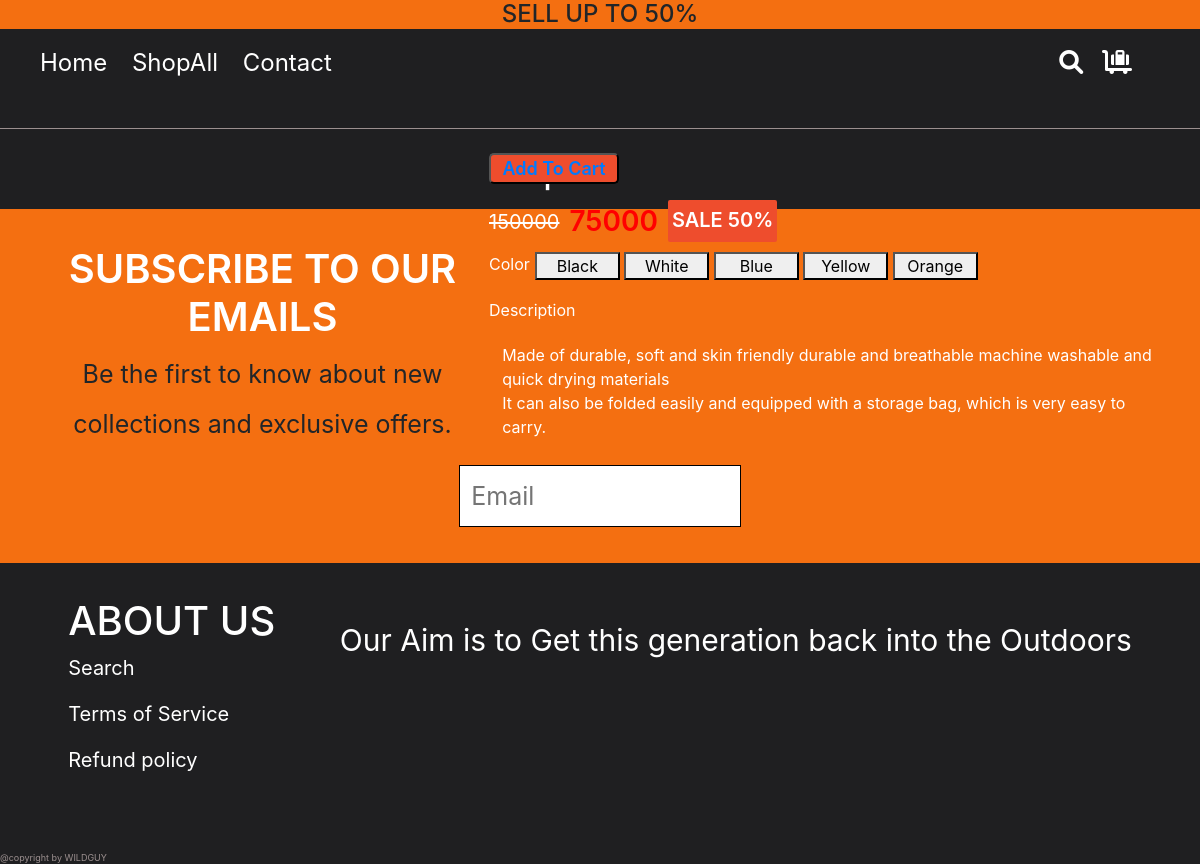
The page /CDIO2/Views/Other Equipment/OT_detail.php?id=1 on the database its author committed.
### tables this page shows
CREATE TABLE `other_equipment` (
  `Id` int(11) NOT NULL,
  `Image` varchar(255) NOT NULL,
  `Name` varchar(255) NOT NULL,
  `Price` double NOT NULL,
  `Description` varchar(255) DEFAULT NULL
);

### CDIO2/Models/Other_EquipmentDB.php (called while the page is built, shortened)
<?php
include 'connectDb.php';
function getOther_EquipmentById($id){
    global $db;
    $product = $db->query("SELECT * from `other_equipment` WHERE id = $id")->fetch();
    return $product;
}
?>

### CDIO2/Views/Other Equipment/OT_detail.php (the view, shortened to what this page needs)
<?php
    include '../../Models/Other_EquipmentDB.php';
    $product = getOther_EquipmentById($_GET['id']);
?>
<!DOCTYPE html>
<html lang="en">
<head>
    <link rel="stylesheet" href="../../fontawesome-free-6.1.1-web/css/all.min.css">
    <link rel="stylesheet" href="../../style.css">
    <link rel="stylesheet" href="../../shoppingcss.css">
    <link rel="stylesheet" href="https://cdn.jsdelivr.net/npm/bootstrap@4.6.1/dist/css/bootstrap.min.css">
</head>
<body>
    <div class="total_page">
        <div class="header">
            <div class="container-fluid text-center">
                <h4>SELL UP TO 50% </h4>
            </div>
        </div>
        <div class="content">
        <div class="content_menu">
                <nav class="navbar navbar-expand-lg   navbar-dark ">
                    <div class="collapse navbar-collapse " id="collapsibleNavbar">
                        <ul class="navbar-nav">
                            <li class="nav-item">
                                <a class="nav-link " href="../Home/Home.php">Home</a>
                            </li>
                            <li class="nav-item">
                                <a class="nav-link " href="../../index.php?page=fishing">ShopAll</a>
                            </li>
                            <li class="nav-item">
                                <a class="nav-link " href="../Contact/Contact.php">Contact</a>
                            </li>
                        </ul>
                    </div>
                    <div class="collapse navbar-collapse justify-content-end" style="padding-right: 4%;" id="collapsibleNavbar">
                        <ul class="navbar-nav">
                            <li class="nav-item">
                                <a class="nav-link " href="#">
                                    <i class="fa-solid fa-magnifying-glass"></i>
                                </a>
                            </li>
                            <li class="nav-item">
                                <a class="nav-link " href="../Cart/Cart.php">
                                    <i class="fa-solid fa-cart-flatbed-suitcase"></i>
                                </a>
                            </li>
                        </ul>
                    </div>
                </nav>
            </div>
            <div class="container">
                <div class="product">
                    <div class="product_img">
                        <ul class="list_product_img">
                            <li>
                            </li>
                        </ul>
                    </div>
                    <div class="product_info">
                        <h2> <?php echo $product['Name'] ?></h2>
                        <div class="product_price">
                            <div class="price_sale">
                                <?php echo $product['Price'] ?>
                            </div>
                            <div class="price_real"> <?php echo $product['Price'] - $product['Price']*50/100 ?> </div>
                            <div class="sale"> Sale 50%</div>
                        </div>
                        <div class="color">
                            <label style="margin-right: 5px;">Color</label>
                            <div class="list_color">
                                <button>Black</button>
                                <button>White</button>
                                <button>Blue</button>
                                <button>Yellow</button>
                                <button>Orange</button>
                            </div>
                        </div>
                        <div class="descrip_size">
                            <label class="des_size" style="margin-right: 5px;">Description</label>
                            <div class="des_size des_detail">
                                <?php echo $product['Description'] ?>
                            </div>
                        </div>
                        <div class="add_to_cart">
                            <button class="btn_add">
                                <a href="../../index.php?page=other_equipment&function=add_to_cart&id=<?php echo $product['Id']; ?>"> Add To Cart</a>
                            </button>
                        </div>
                    </div>
                </div>
            </div>
            <div class="subcribe">
                <div class="subcribe-content">
                    <h1>SUBSCRIBE TO OUR EMAILS</h1>
                    <p>Be the first to know about new collections and exclusive offers.</p>
                    <input type="email" placeholder="Email" name="text2">
                </div>
            </div>
            <div class="footer">
            <div class="left">
                <h1>ABOUT US</h1>
                <p>Search</p>
                <p>Terms of Service</p>
                <p>Refund policy</p>
            </div>
            <div class="right">
                <div class="right-text">
                    <p>Our Aim is to Get this generation back into the Outdoors</p>
                </div>
            </div>
        </div>
        <div class="copyright">@copyright by WILDGUY</div>
        </div>
</body>
</html>

### CDIO2/style.css (style rules this page uses)
* { margin: 0; padding: 0; list-style: none; text-decoration: none; }
.header .container-fluid { background-color: #f46f11; }
h1 { color: white; }
.content_menu { height: 100px; border-bottom: 1px solid #9b8f8f; }
.content { background-color: #1f1f21; }
.content_menu { background-color: #1f1f21; margin-top: -8px; }
.navbar-nav .nav-item { font-size: 24px; padding-right: 3%; }
.collapse ul.navbar-nav li.nav-item a { color: white; }
.subcribe { background-color: #f46f11; }
.subcribe-content { padding: 3%; text-align: center; line-height: 2; }
.subcribe-content h1 { font-size: 40px; font-weight: 600; }
.subcribe-content p { font-size: 25px; }
.subcribe-content input { background-color: #ffffff; border: 1px solid black; width: 25%; line-height: 2.4; font-size: 25px; padding-left: 1%; }
.footer { background-color: #1f1f21; color: white; padding-bottom: 5%; padding-left: 3%; padding-right: 3%; display: flex; justify-content: space-around; }
.left { padding-top: 3%; font-size: 20px; }
.right-text { padding-top: 7%; font-size: 30px; }
.copyright { background-color: #1f1f21; color: #9b8f8f; font-size: xx-small; }

### CDIO2/shoppingcss.css (style rules this page uses)
* { margin: 0; padding: 0; list-style: none; text-decoration: none; }
.product { display: block; margin: 0 auto; position: relative; margin: 15px 0px; }
.product_img { width: 35%; display: inline-block; }
.list_product_img { width: 100%; display: inline-block; }
.list_product_img li:first-child { width: 100%; display: inline-block; }
.list_product_img li { width: 80px; display: inline-block; margin-right: 7px; margin-top: 10px; }
.product_info { width: 60%; float: right; display: inline-block; color: white; margin-top: 10px; }
.product_price { display: flex; }
.price_sale { font-size: 20px; text-decoration: line-through; margin-right: 10px; margin-top: 7px; }
.price_real { font-size: 28px; font-weight: 600; color: red; margin-right: 10px; }
.sale { font-size: 20px; text-transform: uppercase; background: #ee4d2d; border-radius: 2px; padding: 10px 4px; font-weight: 600; line-height: 1; white-space: nowrap; }
.color { display: flex; color: white; margin-top: 10px; }
.color button { width: 85px; }
.add_to_cart button { position: absolute; width: 130px; bottom: 10px; background-color: #ee4d2d; border-radius: 5px; font-size: 18px; font-weight: 600; }

### CDIO2/Views/Other Equipment/OT_detail.php (style rules this page uses)
.descrip_size { width: 100%; height: 100%; }
.des_size { font-size: 100%; margin-top: 2%; }
.des_detail { margin-left: 2%; }

### rows shown on the page
other_equipment: Price "150000", $product['Price']-$product['Price']*50/100 "75000", Description "Made of durable, soft and skin friendly durable and breathable machine washable and quick drying materials It can also be folded easily and equipped with a storage bag, which is very easy to carry."
